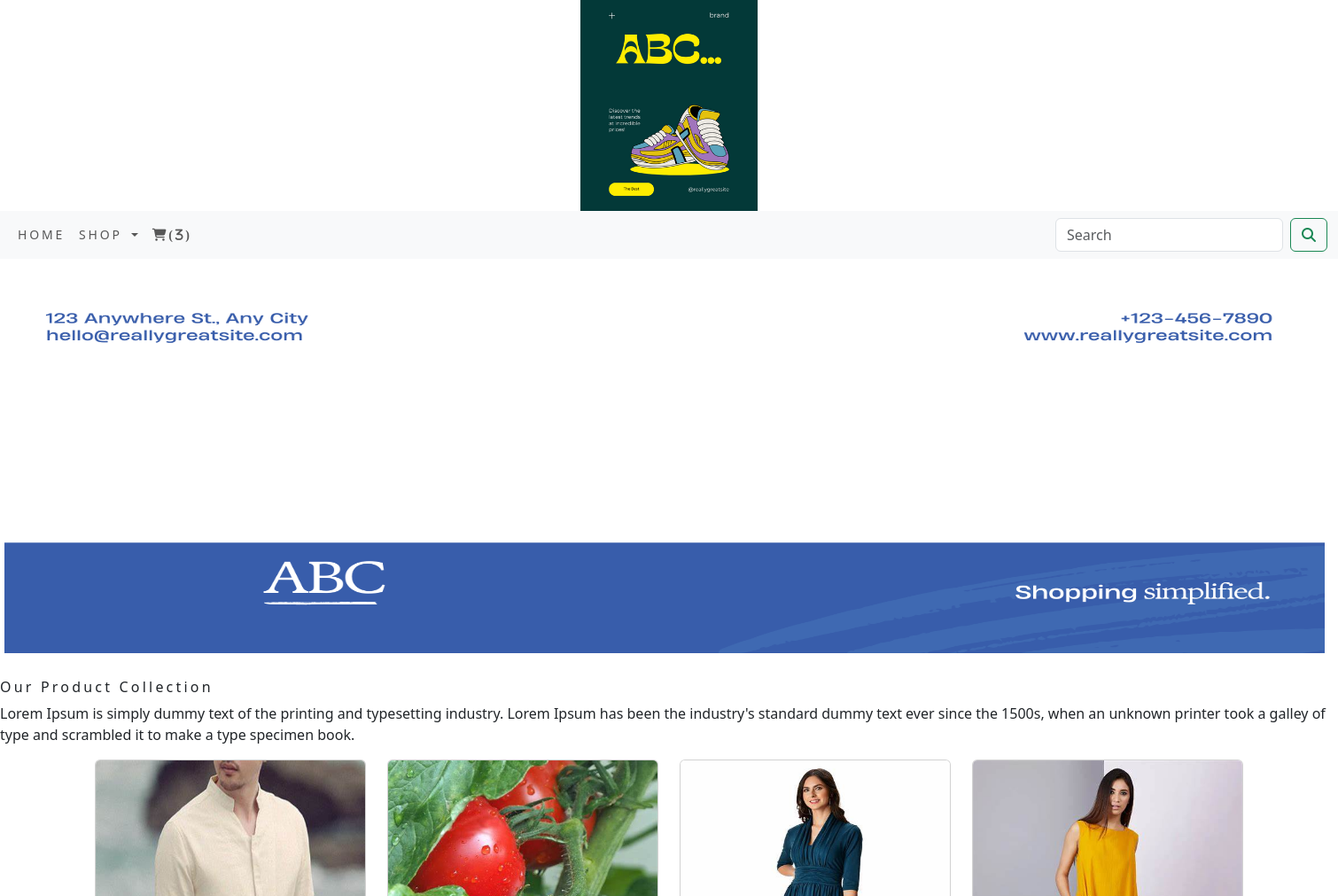
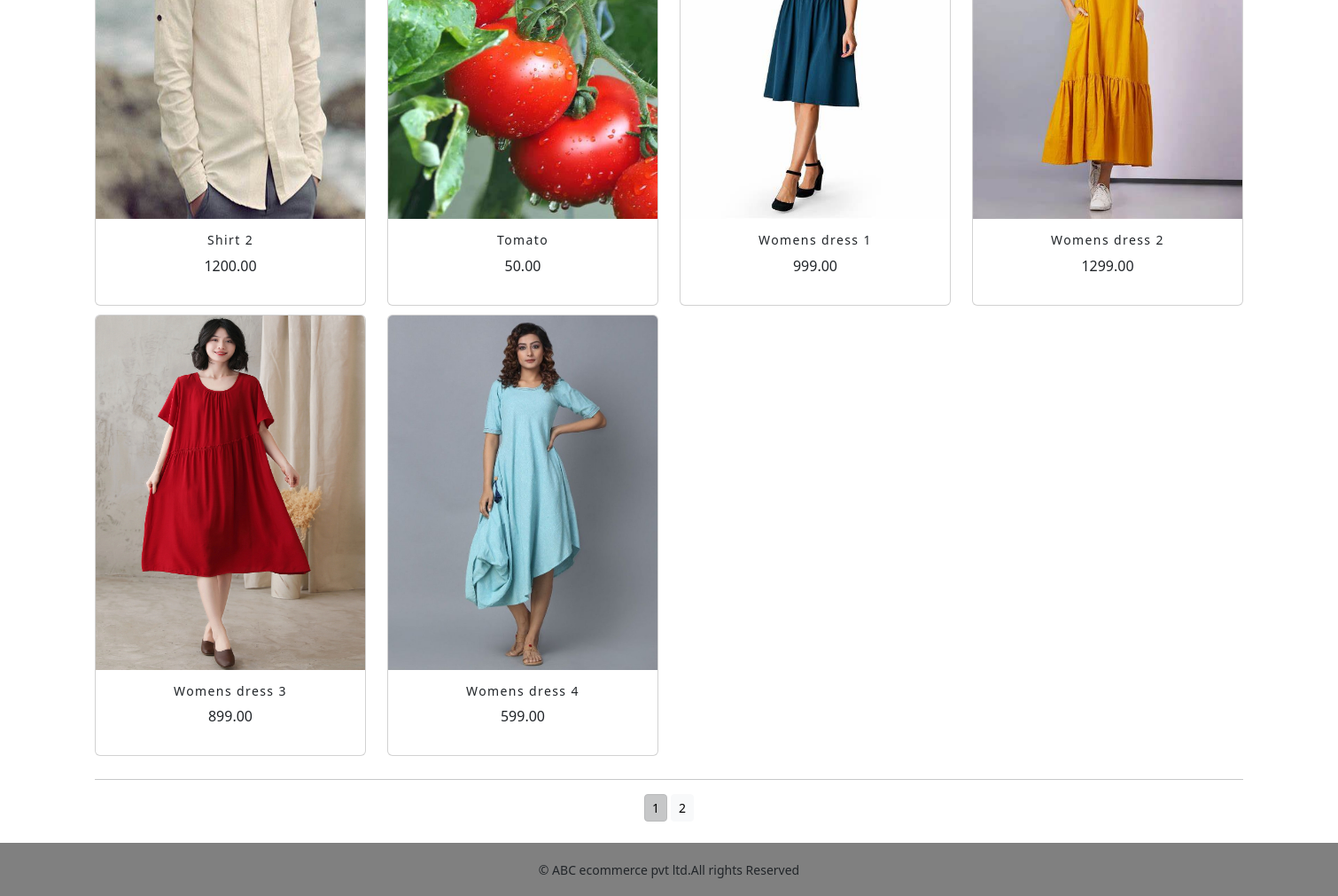
The app's page /shop/ with its own data (2 pictures, top to bottom).
### shop/models.py (models this page shows, shortened)
class Product(models.Model):
    name = models.CharField(max_length=250, unique=True)
    slug = models.SlugField(max_length=250, unique=True)
    description = models.TextField(blank=True)
    price = models.DecimalField(max_digits=10, decimal_places=2)
    category = models.ForeignKey(Category, on_delete=models.CASCADE)
    image = models.ImageField(upload_to='product', blank=True)
    stock = models.IntegerField()
    available = models.BooleanField(default=True)
    created = models.DateTimeField(auto_now_add=True)
    updated = models.DateTimeField(auto_now=True)
    def get_url(self):
        return reverse('shop:prodCatdetail',args=[self.category.slug,self.slug])
    class Meta:
        ordering = ('name',)
        verbose_name = 'product'
        verbose_name_plural = 'products'

### shop/views.py (the view)
# urls.py: path('',views.allProdCat,name='allProdCat'),
def allProdCat(request,c_slug=None):
    c_page=None
    products_list=None
    if c_slug != None:
        c_page=get_object_or_404(Category,slug=c_slug)
        products_list=Product.objects.all().filter(category=c_page,available=True)
    else:
        products_list=Product.objects.all().filter(available=True)
    paginator=Paginator(products_list,6)
    try:
        page=int(request.GET.get('page','1'))
    except:
        page=1
    try:
        products=paginator.page(page)
    except (EmptyPage,InvalidPage):
        products=paginator.page(paginator.num_pages)
    return render(request,'category.html',{'category':c_page,'products':products})

### cart/context_processors.py (called while the page is built)
def counter(request):
    item_count=0
    if 'admin' in request.path:
        return {}
    else:
        try:
            cart = Cart.objects.filter(cart_id=_cart_id(request))
            cart_items = CartItem.objects.all().filter(cart=cart[:1])
            for cart_item in cart_items:
                item_count += cart_item.quantity
        except cart.DoesNotExist:
            item_count=0
    return dict(item_count=item_count)

### cart/views.py (called while the page is built)
def _cart_id(request):
    cart=request.session.session_key
    if not cart:
        cart=request.session.create()
        return cart

### shop/context_processors.py (called while the page is built)
def menu_links(request):
    links=Category.objects.all()
    return dict(links=links)

### shop/models.py (called while the page is built)
    def get_url(self):
        return reverse('shop:products_by_category',args=[self.slug])

### templates/category.html (shortened to what this page needs)
{% extends 'base.html' %}
{% load static %}
{% block content %}
<div class="mx_auto">
    {% if category %}
    <img class="my_image" src="{{category.image.url}}" alt="{{category.name}}" width="400" height="300">
</div>
<br>
<div>
    <h1 class="texy-center my_title">{{category.name}}</h1>
    <p class="text-justify">{{category.description}}</p>
    {% else %}
    <div>
    <img class="my_image_padding" src="{% static 'img/banner.png' %}" alt="Our Products" width="1500" height="450">
    </div>
    <br>
<div>
    <h1 class="text-centre my_title">Our Product Collection </h1>
    <p class="text-justify">Lorem Ipsum is simply dummy text of the printing and typesetting industry. Lorem Ipsum has been the industry's standard dummy text ever since the 1500s, when an unknown printer took a galley of type and scrambled it to make a type specimen book.</p>
</div>
</div>
    {% endif %}
<div class="container">
    <div class="row mx_auto">
        {% for product in products.object_list %}
        <div class="my_bottom_margin col-9 col-sm-12 col-md-4 col-lg-3">
            <div class="card text-center" style="min-width:18rem;">
            <a href="{{product.get_url}}"><img class="card-img-top" height="400" src="{{product.image.url}}" alt="{{product.name}}" ></a>
            <div class="card-body">
               <h4>{{product.name}}</h4>
                <p>{{product.price}}</p>
            </div>
                </div>
           </div>
        {% endfor %}
    </div>
    <div class="mx-auto">
        {% if products.paginator.num_pages > 1 %}
        <hr>
        <div class="text-center">
            {% for pg in products.paginator.page_range %}
            <a href="?page={{pg}}" class="btn btn-light btn-sm {% if products.number == pg %} active {% endif %}">{{pg}}</a>
            {% endfor %}
        </div>
        {% endif %}
    </div>
    <br>
</div>
{% endblock %}

### templates/base.html (shortened to what this page needs)
{% load static %}
<!DOCTYPE html>
<html lang="en">
<head>
    <link rel="stylesheet" href="{% static 'css/custom.css' %}">
        <link href="{% static 'css/bootstrap.min.css' %}" rel="stylesheet">
</head>
<body>
<div>
{% include 'header.html' %}
{% include 'nav.html' %}
{% block content %}
{% endblock %}
  </div>
{% include 'footer.html' %}
</body>
</html>

### templates/header.html
{% load static %}
<header>
  <center>
    <a href="{% url 'shop:allProdCat' %}"></a> <img src="{% static 'img/logo.png' %}" alt="logo image" length="150" width="200" all>
  </center>
</header>

### templates/nav.html (shortened to what this page needs)
<nav class="navbar navbar-expand-lg bg-body-tertiary">
  <div class="container-fluid">
    <div class="collapse navbar-collapse" id="navbarSupportedContent">
      <ul class="navbar-nav me-auto mb-2 mb-lg-0">
        <li class="nav-item">
          <a class="nav-link" href="#">Home</a>
        </li>
        <li class="nav-item dropdown {% if 'shop' in request.path %}active {% endif %}">
          <a class="nav-link dropdown-toggle" href="#" role="button" data-bs-toggle="dropdown" aria-expanded="false">
            Shop
          </a>
        </li>
        {% if item_count > 0 %}
        <li class="nav-item">
          <a class="nav-link " href="{% url 'cart:cart_details' %}"><i class="fa-solid fa-cart-shopping">({{item_count}})</i></a>
        </li>
        {% endif %}
      </ul>
      <form class="d-flex" action="{% url 'search_app:SearchResult' %}" method="get">
        <input class="form-control me-2" type="search" placeholder="Search" name="q" aria-label="Search">
        <button class="btn btn-outline-success" type="submit"><i class="fa-solid fa-magnifying-glass"></i></button>
      </form>
    </div>
  </div>
</nav>

### templates/footer.html
<div class="footer navbar-fixed-bottom my_footer">
  <p class="text-center">&copy; ABC ecommerce pvt ltd.All rights Reserved</p>
</div>

### static/css/custom.css (style rules this page uses)
body { font-family: 'Tektur', sans-serif; }
.nav-item { letter-spacing: .2em; font-size:14px; text-transform:uppercase; }
.my_footer { background-color:gray; height:60px; }
.my_footer p { padding-top:20px; font-size:14px; }
.my_title { font-size:16px; text_transform:uppercase; letter-spacing:.2em; }
.my_image_padding { padding:5px; }
.my_bottom_margin { margin-bottom:10px; }
.card-body h4 { font-size:14px; text_transform:uppercase; letter-spacing:.1em; }

### records on screen
Product: image (picture), name "Shirt 2", price "1200.00"
Product: image (picture), name "Tomato", price "50.00"
Product: image (picture), name "Womens dress 1", price "999.00"
Product: image (picture), name "Womens dress 2", price "1299.00"
Product: image (picture), name "Womens dress 3", price "899.00"
Product: image (picture), name "Womens dress 4", price "599.00"

### other values on screen
{{ item_count }} "3"
{{ pg }} "1" "2"
